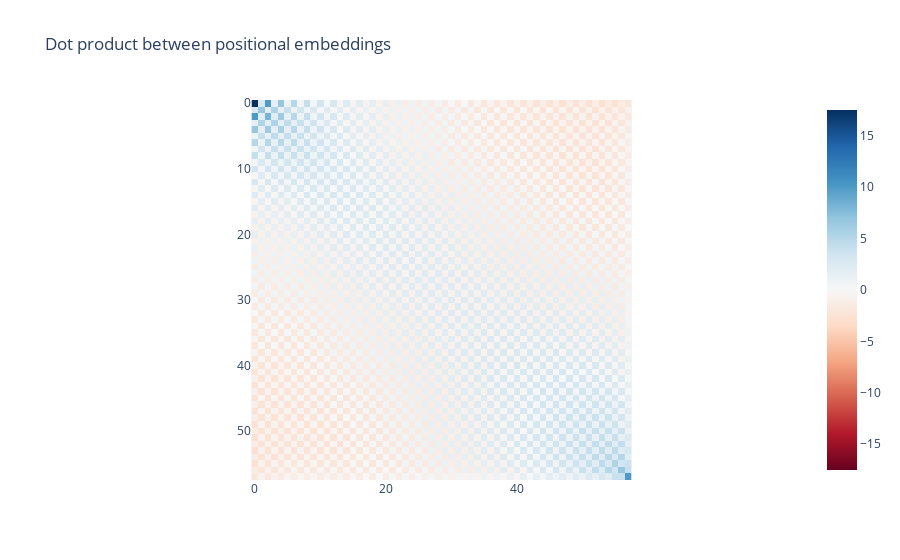
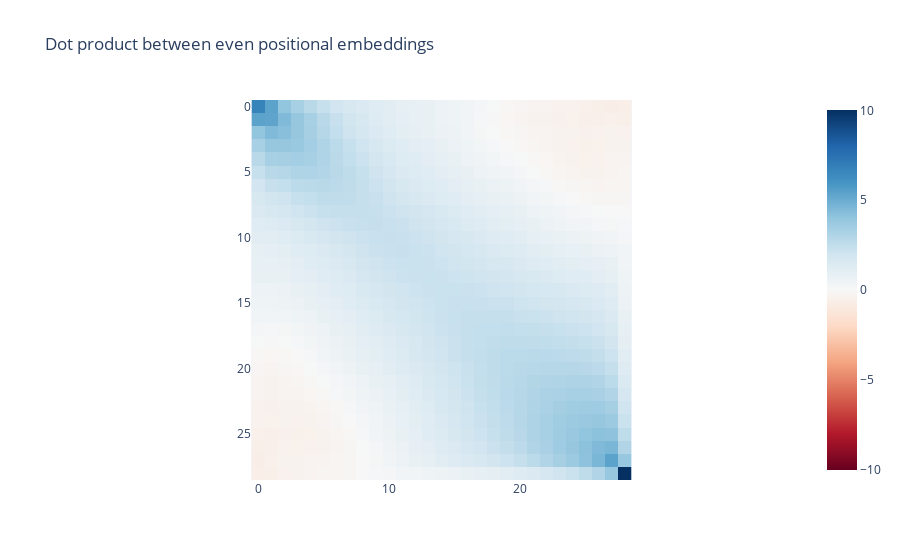

Here is the notebook cell these charts were saved with, in order:
### Markdown cell above
## Exploration of the model

### Code cell
pos = model.W_pos

pos_to_pos = pos @ pos.T
imshow((pos_to_pos)[1:, 1:], title="Dot product between positional embeddings")
imshow((pos_to_pos)[2::2, 2::2], title="Dot product between even positional embeddings")

### Figure 1 — Plotly figure (JSON) as saved in the notebook; plotly's stock layout.template omitted (floating-point values rounded to 4 significant figures; data arrays with more than 128 entries replaced by an {"elided": "..."} marker saying what was removed)
{"data": [{"coloraxis": "coloraxis", "hovertemplate": "x: %{x}<br>y: %{y}<br>color: %{z}<extra></extra>", "name": "0", "type": "heatmap", "xaxis": "x", "yaxis": "y", "z": {"elided": "58x58 float values"}}], "layout": {"coloraxis": {"cmid": 0, "colorscale": [[0, "rgb(103,0,31)"], [0.1, "rgb(178,24,43)"], [0.2, "rgb(214,96,77)"], [0.3, "rgb(244,165,130)"], [0.4, "rgb(253,219,199)"], [0.5, "rgb(247,247,247)"], [0.6, "rgb(209,229,240)"], [0.7, "rgb(146,197,222)"], [0.8, "rgb(67,147,195)"], [0.9, "rgb(33,102,172)"], [1, "rgb(5,48,97)"]]}, "title": {"text": "Dot product between positional embeddings"}, "xaxis": {"anchor": "y", "constrain": "domain", "domain": [0, 1], "scaleanchor": "y"}, "yaxis": {"anchor": "x", "autorange": "reversed", "constrain": "domain", "domain": [0, 1]}}}

### Figure 2 — Plotly figure (JSON) as saved in the notebook; plotly's stock layout.template omitted (floating-point values rounded to 4 significant figures; data arrays with more than 128 entries replaced by an {"elided": "..."} marker saying what was removed)
{"data": [{"coloraxis": "coloraxis", "hovertemplate": "x: %{x}<br>y: %{y}<br>color: %{z}<extra></extra>", "name": "0", "type": "heatmap", "xaxis": "x", "yaxis": "y", "z": {"elided": "29x29 float values"}}], "layout": {"coloraxis": {"cmid": 0, "colorscale": [[0, "rgb(103,0,31)"], [0.1, "rgb(178,24,43)"], [0.2, "rgb(214,96,77)"], [0.3, "rgb(244,165,130)"], [0.4, "rgb(253,219,199)"], [0.5, "rgb(247,247,247)"], [0.6, "rgb(209,229,240)"], [0.7, "rgb(146,197,222)"], [0.8, "rgb(67,147,195)"], [0.9, "rgb(33,102,172)"], [1, "rgb(5,48,97)"]]}, "title": {"text": "Dot product between even positional embeddings"}, "xaxis": {"anchor": "y", "constrain": "domain", "domain": [0, 1], "scaleanchor": "y"}, "yaxis": {"anchor": "x", "autorange": "reversed", "constrain": "domain", "domain": [0, 1]}}}
